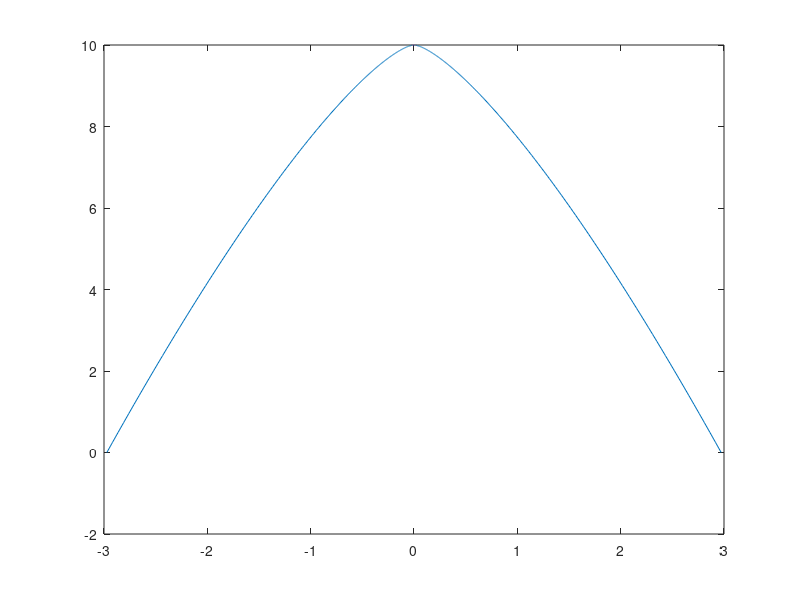

MATLAB code for this plot: (Note: this script raises an error after producing the figure.)
close all; clear;

R = 0.03; %radius of curvature, (cm)
H = 10; %total height, (cm)
nnpt = 1000; % number of points

% t0 = asin(sqrt((R-sqrt(R^2 - 4*(R/4-H)*(3*R/4)))/(2*(R/4-H)))); %solve for final tangent angle
% theta = linspace(pi/2,t0,nnpt/2); %setup grid

t0 = asin(sqrt((R-sqrt(R^2 - 4*(R/4-H)*(3*R/4)))/(2*(R/4-H)))); %solve for final tangent angle
theta = linspace(pi/2,t0,nnpt); %setup grid

r = @(theta) R*(cos(theta)./sin(theta).^3); %r coordinate
z = @(theta) H-R*(-1./sin(theta).^2 + (3/4)*1./sin(theta).^4 + (1/4)); %z coordinate

xx = [-fliplr(r(theta)) r(theta)];
yy = [fliplr(z(theta)) z(theta)];

% flip = 1;
% if flip == 2
%     yy = -yy+H;
% end

[~,ind] = unique(xx);
xx = xx(ind); yy = yy(ind);

x_pinnacle = xx; y_pinnacle = yy; % equispaced in theta

% == redistribute points to be equispaced on x axis == %
% x_pinnacle = linspace(min(xx),max(xx),nnpt);
% y_pinnacle = interp1(xx,yy,x_pinnacle);

figure();
p = plot(x_pinnacle,y_pinnacle);%,'.');
p.LineWidth = 1;
ylim([0,H+1]);
axis equal;
xlim([5,5]);